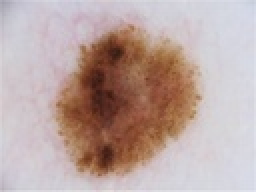
%> input picture depth/1.jpg, 128 x 96 px, shrunk from 1022 x 767 before the run (shown 2 times larger)
$ octave demo.m   (GNU Octave 9; MATLAB toolbox functions it lacks are replaced by stand-ins)
%> lines starting %> are read from the running program, lines starting %| are printed output that depends on the picture
### depth/defocusEstimation.m

function [sparseDMap, fullDMap] = defocusEstimation(I,edgeMap,std,lambda,maxBlur)
% This function calculate the defocus map from a single defoused image
% input:
%       I             -       the input defocused image
%       edgeMap       -       the edge map of the input image
%       std           -       the standard devitation reblur gaussian1, typically std=[0.8:1]
%       lambda        -       the weight of the constraint of sparse defocus map when perform defocus map propagation
%       maxBlur       -       the max blur in the image
% output:
%       sparseDMap    -     sparse defocus map
%       fullDMap      -     full defocus map
%
% Shaojie Zhuo @ 2011

std1 = std;
std2 = 1.5*std;

%% Calculate gaussian gradient magnitude of the original and reblur images
gI=rgb2gray(I);
w1 = (2*ceil(2* std1))+1;
[X1 Y1] = meshgrid([-w1:w1]);
gx1 = g1x(X1, Y1, std1);
gy1 = g1y(X1, Y1, std1);

gimx1 = imfilter(gI, gx1,'replicate','conv','same');
gimy1 = imfilter(gI, gy1,'replicate','conv','same');
mg1=sqrt(gimx1.^2+gimy1.^2);

w2 = (2*ceil(2 * std2))+1;
[X2 Y2] = meshgrid([-w2:w2]);
gx2 = g1x(X2, Y2, std2);
gy2 = g1y(X2, Y2, std2);

gimx2 = imfilter(gI, gx2,'replicate','conv','same');
gimy2 = imfilter(gI, gy2,'replicate','conv','same');
mg2=sqrt(gimx2.^2+gimy2.^2);

gRatio=mg1./mg2;

%% Generate the sparse defocus map from the gradient magnitude ratio
idx=find(edgeMap~=0);
sparseDMap=zeros(size(gI));

for jj=1:length(idx)
    if (gRatio(idx(jj))> 1.01 && gRatio(idx(jj))<=(std2/std1))
        sparseDMap(idx(jj))=sqrt((gRatio(idx(jj)).^2*std1^2-std2^2)/(1-gRatio(idx(jj)).^2));
    end
end

%% Filter the spase defocus map to remove noise
[h,w,c]=size(I);
sparseDMap(sparseDMap>maxBlur)=maxBlur;
sd=5; % spatial sigma
sr=0.1*maxBlur; % range sigma
[sparseDMap ~]=sparseBilateralFilter(sparseDMap,I,sd,sr);

%% Propagate the spase defocus map based on color similarities to get full defocus map
sizeI=w*h;
constsMap=sparseDMap>0.0001;
L=getLaplacian(I,1);
D=spdiags(constsMap(:),0,sizeI,sizeI);

% try pcg if you get out of memory error using the \ solver
% x=pcg(L+lambda*D,lambda*D*sparseDMap(:),1e-6,1000);
x=(L+lambda*D)\(lambda*D*sparseDMap(:));
fullDMap=reshape(x,h,w);

### depth/sparseBilateralFilter.m

function [Ib, Id] = sparseBilateralFilter(I,G,sd,sr)
% This function perform the bilateral filtering to refind the sparse defocs
% map
%
% Shaojie Zhuo @ 2011
[h,w,c] = size(I);
[hg,hg,cg]=size(G);
oriI = I;
Ib = zeros(h,w,c);
% Gaussian spatial domain filter
wr = ceil(sd*4)+1;
f = fspecial('gaussian', wr, sd);
pnum = (wr-1)/2;
pG = padarray(G,[pnum pnum],'replicate','both');
for cc=1:c
    pI = padarray(I(:,:,cc),[pnum pnum],'replicate','both');
    for jj = pnum+1:(pnum+h)
        for kk = pnum+1:(pnum+w)
            if(I(jj-pnum,kk-pnum)>0.0001)
                % Get a local neighborhood
                winI = pI(jj-pnum:jj+pnum,kk-pnum:kk+pnum);
                winG=pG(jj-pnum:jj+pnum,kk-pnum:kk+pnum,1:cg);
                winGW = sum(exp(-(winG - winG(pnum+1,pnum+1)).^2/(sr^2*2)),3);
                newW = winGW.*f.*exp(-winI);
                index=find(winI>0.0001);
                t = sum(sum(newW(index)));
                Ib(jj-pnum,kk-pnum,cc) = sum(sum(winI(index).*newW(index)));
                if(t>0)
                    Ib(jj-pnum,kk-pnum,cc) = Ib(jj-pnum,kk-pnum,cc)/t;
                end
            end
        end
    end
end

Id = oriI ./ Ib;

### depth/getLaplacian.m

function L = getLaplacian(I, r)
%
% this function computes the matting laplacian
% adapted from Levin's code for the following paper
%
% A Closed-Form Solution to Natural Image Matting
%
% Shaojie Zhuo @ 2011
%

eps=0.0000001;
[h w c] = size(I);
N = boxfilter(ones(h, w), r);

meanI_r = boxfilter(I(:, :, 1), r) ./ N;
meanI_g = boxfilter(I(:, :, 2), r) ./ N;
meanI_b = boxfilter(I(:, :, 3), r) ./ N;

% variance of I in each local patch
%           rr, rg, rb
%   Sigma = rg, gg, gb
%           rb, gb, bb
varI_rr = boxfilter(I(:, :, 1).*I(:, :, 1), r) ./ N - meanI_r .*  meanI_r;
varI_rg = boxfilter(I(:, :, 1).*I(:, :, 2), r) ./ N - meanI_r .*  meanI_g;
varI_rb = boxfilter(I(:, :, 1).*I(:, :, 3), r) ./ N - meanI_r .*  meanI_b;
varI_gg = boxfilter(I(:, :, 2).*I(:, :, 2), r) ./ N - meanI_g .*  meanI_g;
varI_gb = boxfilter(I(:, :, 2).*I(:, :, 3), r) ./ N - meanI_g .*  meanI_b;
varI_bb = boxfilter(I(:, :, 3).*I(:, :, 3), r) ./ N - meanI_b .*  meanI_b;

wr = (2*r+1) * (2*r+1);
cc = zeros(h,w);
tlen=sum(sum(1-cc(r+1:end-r,r+1:end-r)))*(wr^2);
M_idx = reshape([1:h*w], h, w);
vals=zeros(tlen,1);
len = 0;
for y=1+r:h-r
    for x=1+r:w-r
        Sigma = [varI_rr(y, x), varI_rg(y, x), varI_rb(y, x);
            varI_rg(y, x), varI_gg(y, x), varI_gb(y, x);
            varI_rb(y, x), varI_gb(y, x), varI_bb(y, x)];
        meanI = [meanI_r(y,x), meanI_g(y,x), meanI_b(y,x)];

        Sigma = Sigma + eps * eye(3);
        win_idx = M_idx(y-r:y+r,x-r:x+r);
        win_idx=win_idx(:);

        winI=I(y-r:y+r,x-r:x+r,:);

        winI=reshape(winI,wr,c);

        % repmat is too slow, replace repmat with indexing
        % meanI(ones(wr,1),:) <=> repmat(meanI,wr,1)
        winI=winI-meanI(ones(wr,1),:);

        tvals=(1+winI*inv(Sigma)*winI')/wr;

        % win_idx(:,ones(wr,1))<=>repmat(win_idx,1,wr)
        row_idx(1+len:wr^2+len)=reshape(win_idx(:,ones(wr,1)),wr^2,1);

        % t(ones(wr,1),:)<=>repmat(win_idx',wr,1)
        t = win_idx';
        col_idx(1+len:wr^2+len)=reshape(t(ones(wr,1),:),wr^2,1);

        vals(1+len:wr^2+len)=tvals(:);
        len=len+wr^2;
    end
end

vals=vals(1:len);
row_idx=row_idx(1:len);
col_idx=col_idx(1:len);
L=sparse(row_idx,col_idx,vals,h*w,h*w);
sumL=sum(L,2);
L=spdiags(sumL(:),0,h*w,h*w)-L;

### depth/boxfilter.m
function imDst = boxfilter(imSrc, r)

%   BOXFILTER   O(1) time box filtering using cumulative sum
%
%   - Definition imDst(x, y)=sum(sum(imSrc(x-r:x+r,y-r:y+r)));
%   - Running time independent of r;
%   - Equivalent to the function: colfilt(imSrc, [2*r+1, 2*r+1], 'sliding', @sum);
%   - But much faster.

[hei, wid] = size(imSrc);
imDst = zeros(size(imSrc));

%cumulative sum over Y axis
imCum = cumsum(imSrc, 1);
%difference over Y axis
imDst(1:r+1, :) = imCum(1+r:2*r+1, :);
imDst(r+2:hei-r, :) = imCum(2*r+2:hei, :) - imCum(1:hei-2*r-1, :);
imDst(hei-r+1:hei, :) = repmat(imCum(hei, :), [r, 1]) - imCum(hei-2*r:hei-r-1, :);

%cumulative sum over X axis
imCum = cumsum(imDst, 2);
%difference over Y axis
imDst(:, 1:r+1) = imCum(:, 1+r:2*r+1);
imDst(:, r+2:wid-r) = imCum(:, 2*r+2:wid) - imCum(:, 1:wid-2*r-1);
imDst(:, wid-r+1:wid) = repmat(imCum(:, wid), [1, r]) - imCum(:, wid-2*r:wid-r-1);
end

### depth/g1x.m
function g = g1x(x,y,s1)

s1sq = s1.^2;
g = -(x./(2*pi*s1sq.^2)) .* exp(-(x.^2 + y.^2)./(2*s1sq));

### depth/g1y.m
function g = g1y(x,y,s1)

s1sq = s1.^2;
g = -(y./(2*pi*s1sq.^2)) .* exp(-(x.^2 + y.^2)./(2*s1sq));

### depth/demo.m
%% read the input image
close all,clear all;
I=im2double(imread('1.jpg'));

%% get edge map
% Canny edge detector is used here. Other edge detectors can also be used
eth=0.1; % thershold for canny edge detector
edgeMap=edge(rgb2gray(I),'canny',eth,1);
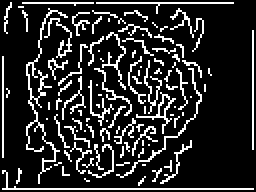
%> edgeMap: size 96x128 logical (shown 2 times larger); 16.6% white in thin lines or dots

%% estimate the defocus map
std=1;
lambda=0.001;
maxBlur=3;
tic; % about 1 mins for a 800x600 image
[sDMap, fDmap] = defocusEstimation(I,edgeMap,std,lambda,maxBlur);
%> in defocusEstimation, `gRatio=mg1./mg2;`:
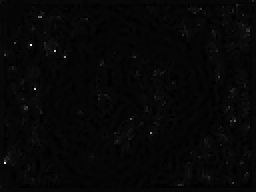
%> gRatio: size 96x128 double (shown 2 times larger); min 0.0282, max 45.68, mean 1.3; drawn with min black and max white
%> in defocusEstimation, `idx=find(edgeMap~=0);`: idx = 2038 values from 125 to 12191
%> in defocusEstimation, `sparseDMap(sparseDMap>maxBlur)=maxBlur;`: sparseDMap: size 96x128 double; min 0, max 3, mean 0.142
%> after the loop in sparseBilateralFilter, `for cc=1:c`:
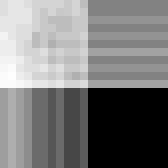
%> winGW: size 21x21 double (shown 8 times larger); min 2.91, max 3, mean 2.95; drawn with min black and max white
%> after the loop in sparseBilateralFilter, `for cc=1:c`: index = [32; 53; 74; 95; 116; 137; 158; 179; 200; 221]; t = 0.0705
%> in defocusEstimation, `constsMap=sparseDMap>0.0001;`: constsMap: size 96x128 logical; 12.7% white in thin lines or dots
%> in boxfilter, `imDst(hei-r+1:hei, :) = repmat(imCum(hei, :), [r, 1]) - imCum(hei-2*r:..`: imDst: size 96x128 double; values 2 (black) and 3 (white), 97.9% white; black in thin lines or dots
%> in boxfilter, `imDst(:, 1:r+1) = imCum(:, 1+r:2*r+1);`: imDst: size 96x128 double; min 2, max 9, mean 3.05
%> in boxfilter, `imDst(:, wid-r+1:wid) = repmat(imCum(:, wid), [1, r]) - imCum(:, wid-2..`: imDst: size 96x128 double; min 4, max 9, mean 8.89
%> call 2 of boxfilter, with r = 1
%> in boxfilter (call 2), `imDst(hei-r+1:hei, :) = repmat(imCum(hei, :), [r, 1]) - imCum(hei-2*r:..`: imDst: size 96x128 double; min 0.702, max 2.62, mean 2.19
%> in boxfilter (call 2), `imDst(:, 1:r+1) = imCum(:, 1+r:2*r+1);`:
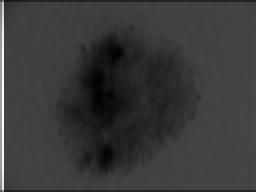
%> imDst: size 96x128 double (shown 2 times larger); min 0.702, max 7.53, mean 2.25; drawn with min black and max white
%> in boxfilter (call 2), `imDst(:, wid-r+1:wid) = repmat(imCum(:, wid), [1, r]) - imCum(:, wid-2..`:
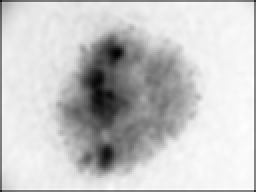
%> imDst: size 96x128 double (shown 2 times larger); min 2.21, max 7.75, mean 6.54; drawn with min black and max white
%> in boxfilter (call 3), `imDst(hei-r+1:hei, :) = repmat(imCum(hei, :), [r, 1]) - imCum(hei-2*r:..`: imDst: size 96x128 double; min 0.318, max 2.63, mean 1.95
%> in boxfilter (call 3), `imDst(:, 1:r+1) = imCum(:, 1+r:2*r+1);`: imDst: size 96x128 double; min 0.318, max 7.37, mean 2
%> in boxfilter (call 3), `imDst(:, wid-r+1:wid) = repmat(imCum(:, wid), [1, r]) - imCum(:, wid-2..`: imDst: size 96x128 double; min 1.05, max 7.79, mean 5.81
%> call 4 of boxfilter, with r = 1
%> in boxfilter (call 4), `imCum = cumsum(imSrc, 1);`:
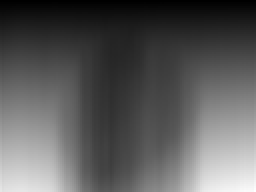
%> imCum: size 96x128 double (shown 2 times larger); min 0.706, max 86.65, mean 31.5; drawn with min black and max white
%> in boxfilter (call 4), `imDst(r+2:hei-r, :) = imCum(2*r+2:hei, :) - imCum(1:hei-2*r-1, :);`:
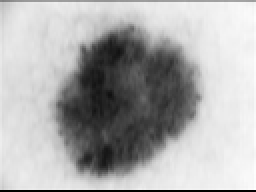
%> imDst: size 96x128 double (shown 2 times larger); min 0, max 2.77, mean 1.88; drawn with min black and max white
%> after the loop in getLaplacian, `for y=1+r:h-r`: len = 959364
%> (the run ends here)
